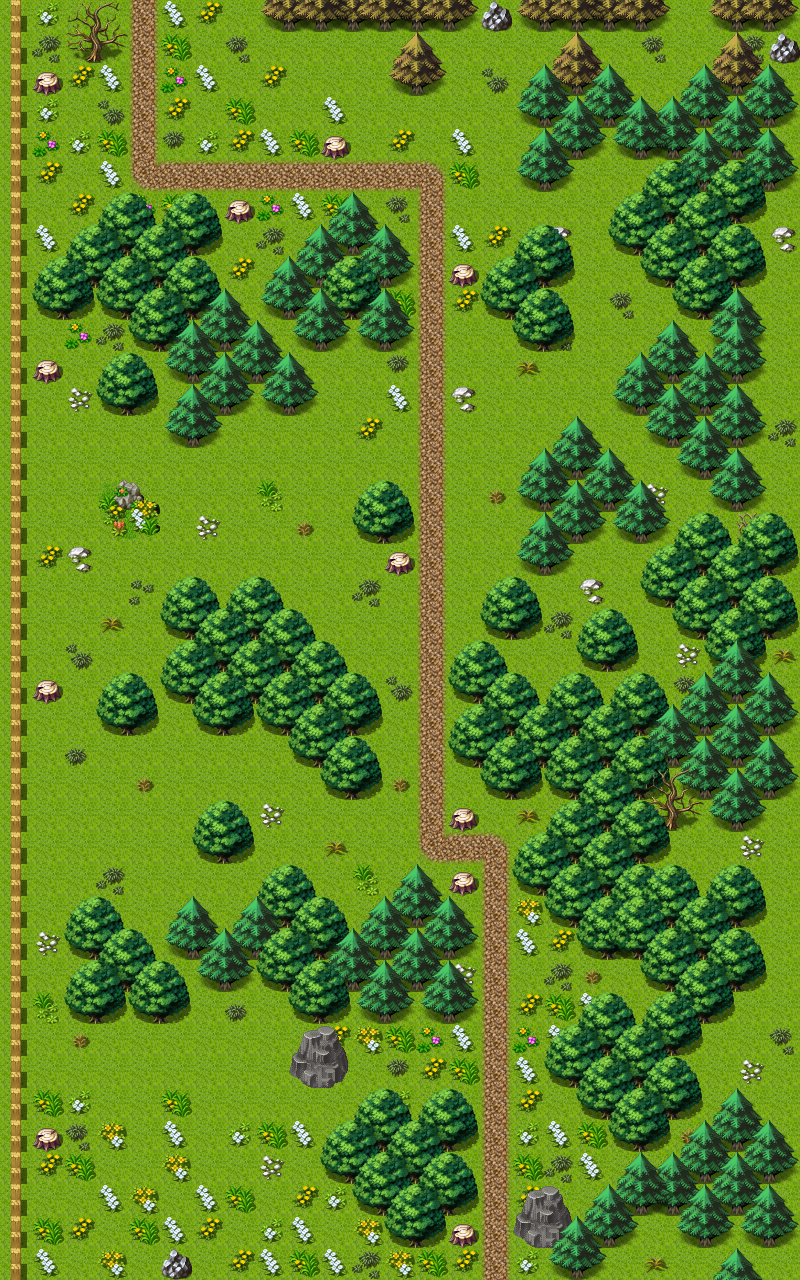

The image is a tile-based game level rendered from a .tmx file. Its description and source (layers, tilesets, objects; grid data summarised) follow:
An orthogonal 25x40 tile map with 32x32 px tiles, 4 tile layers (Ground, Objects, Above, Top), 1 hidden layer not drawn, 60 tilesets and 12 objects (8x spawn, 4x mapchange).

<map version="1.8" tiledversion="1.8.4" orientation="orthogonal" renderorder="right-down" width="25" height="40" tilewidth="32" tileheight="32" infinite="0" nextlayerid="10" nextobjectid="13">
 <properties>
  <property name="outdoors" value="1" />
 </properties>
 <tileset firstgid="1" name="map_bed_1" tilewidth="32" tileheight="32" tilecount="128" columns="16">
  <image source="../drawable/map_bed_1.png" width="512" height="256" />
 </tileset>
 <tileset firstgid="129" name="map_border_1" tilewidth="32" tileheight="32" tilecount="128" columns="16">
  <image source="../drawable/map_border_1.png" width="512" height="256" />
 </tileset>
 <tileset firstgid="257" name="map_bridge_1" tilewidth="32" tileheight="32" tilecount="128" columns="16">
  <image source="../drawable/map_bridge_1.png" width="512" height="256" />
 </tileset>
 <tileset firstgid="385" name="map_bridge_2" tilewidth="32" tileheight="32" tilecount="128" columns="16">
  <image source="../drawable/map_bridge_2.png" width="512" height="256" />
 </tileset>
 <tileset firstgid="513" name="map_broken_1" tilewidth="32" tileheight="32" tilecount="128" columns="16">
  <image source="../drawable/map_broken_1.png" width="512" height="256" />
 </tileset>
 <tileset firstgid="641" name="map_cavewall_1" tilewidth="32" tileheight="32" tilecount="108" columns="18">
  <image source="../drawable/map_cavewall_1.png" width="576" height="192" />
 </tileset>
 <tileset firstgid="749" name="map_cavewall_2" tilewidth="32" tileheight="32" tilecount="108" columns="18">
  <image source="../drawable/map_cavewall_2.png" width="576" height="192" />
 </tileset>
 <tileset firstgid="857" name="map_cavewall_3" tilewidth="32" tileheight="32" tilecount="108" columns="18">
  <image source="../drawable/map_cavewall_3.png" width="576" height="192" />
 </tileset>
 <tileset firstgid="965" name="map_cavewall_4" tilewidth="32" tileheight="32" tilecount="108" columns="18">
  <image source="../drawable/map_cavewall_4.png" width="576" height="192" />
 </tileset>
 <tileset firstgid="1073" name="map_chair_table_1" tilewidth="32" tileheight="32" tilecount="128" columns="16">
  <image source="../drawable/map_chair_table_1.png" width="512" height="256" />
 </tileset>
 <tileset firstgid="1201" name="map_chair_table_2" tilewidth="32" tileheight="32" tilecount="128" columns="16">
  <image source="../drawable/map_chair_table_2.png" width="512" height="256" />
 </tileset>
 <tileset firstgid="1329" name="map_crate_1" tilewidth="32" tileheight="32" tilecount="128" columns="16">
  <image source="../drawable/map_crate_1.png" width="512" height="256" />
 </tileset>
 <tileset firstgid="1457" name="map_cupboard_1" tilewidth="32" tileheight="32" tilecount="128" columns="16">
  <image source="../drawable/map_cupboard_1.png" width="512" height="256" />
 </tileset>
 <tileset firstgid="1585" name="map_curtain_1" tilewidth="32" tileheight="32" tilecount="128" columns="16">
  <image source="../drawable/map_curtain_1.png" width="512" height="256" />
 </tileset>
 <tileset firstgid="1713" name="map_entrance_1" tilewidth="32" tileheight="32" tilecount="128" columns="16">
  <image source="../drawable/map_entrance_1.png" width="512" height="256" />
 </tileset>
 <tileset firstgid="1841" name="map_entrance_2" tilewidth="32" tileheight="32" tilecount="128" columns="16">
  <image source="../drawable/map_entrance_2.png" width="512" height="256" />
 </tileset>
 <tileset firstgid="1969" name="map_fence_1" tilewidth="32" tileheight="32" tilecount="128" columns="16">
  <image source="../drawable/map_fence_1.png" width="512" height="256" />
 </tileset>
 <tileset firstgid="2097" name="map_fence_2" tilewidth="32" tileheight="32" tilecount="128" columns="16">
  <image source="../drawable/map_fence_2.png" width="512" height="256" />
 </tileset>
 <tileset firstgid="2225" name="map_fence_3" tilewidth="32" tileheight="32" tilecount="128" columns="16">
  <image source="../drawable/map_fence_3.png" width="512" height="256" />
 </tileset>
 <tileset firstgid="2353" name="map_fence_4" tilewidth="32" tileheight="32" tilecount="128" columns="16">
  <image source="../drawable/map_fence_4.png" width="512" height="256" />
 </tileset>
 <tileset firstgid="2481" name="map_ground_1" tilewidth="32" tileheight="32" tilecount="128" columns="16">
  <image source="../drawable/map_ground_1.png" width="512" height="256" />
 </tileset>
 <tileset firstgid="2609" name="map_ground_2" tilewidth="32" tileheight="32" tilecount="128" columns="16">
  <image source="../drawable/map_ground_2.png" width="512" height="256" />
 </tileset>
 <tileset firstgid="2737" name="map_ground_3" tilewidth="32" tileheight="32" tilecount="128" columns="16">
  <image source="../drawable/map_ground_3.png" width="512" height="256" />
 </tileset>
 <tileset firstgid="2865" name="map_ground_4" tilewidth="32" tileheight="32" tilecount="128" columns="16">
  <image source="../drawable/map_ground_4.png" width="512" height="256" />
 </tileset>
 <tileset firstgid="2993" name="map_ground_5" tilewidth="32" tileheight="32" tilecount="128" columns="16">
  <image source="../drawable/map_ground_5.png" width="512" height="256" />
 </tileset>
 <tileset firstgid="3121" name="map_ground_6" tilewidth="32" tileheight="32" tilecount="128" columns="16">
  <image source="../drawable/map_ground_6.png" width="512" height="256" />
 </tileset>
 <tileset firstgid="3249" name="map_ground_7" tilewidth="32" tileheight="32" tilecount="128" columns="16">
  <image source="../drawable/map_ground_7.png" width="512" height="256" />
 </tileset>
 <tileset firstgid="3377" name="map_ground_8" tilewidth="32" tileheight="32" tilecount="128" columns="16">
  <image source="../drawable/map_ground_8.png" width="512" height="256" />
 </tileset>
 <tileset firstgid="3505" name="map_house_1" tilewidth="32" tileheight="32" tilecount="128" columns="16">
  <image source="../drawable/map_house_1.png" width="512" height="256" />
 </tileset>
 <tileset firstgid="3633" name="map_house_2" tilewidth="32" tileheight="32" tilecount="128" columns="16">
  <image source="../drawable/map_house_2.png" width="512" height="256" />
 </tileset>
 <tileset firstgid="3761" name="map_indoor_1" tilewidth="32" tileheight="32" tilecount="128" columns="16">
  <image source="../drawable/map_indoor_1.png" width="512" height="256" />
 </tileset>
 <tileset firstgid="3889" name="map_indoor_2" tilewidth="32" tileheight="32" tilecount="128" columns="16">
  <image source="../drawable/map_indoor_2.png" width="512" height="256" />
 </tileset>
 <tileset firstgid="4017" name="map_kitchen_1" tilewidth="32" tileheight="32" tilecount="128" columns="16">
  <image source="../drawable/map_kitchen_1.png" width="512" height="256" />
 </tileset>
 <tileset firstgid="4145" name="map_outdoor_1" tilewidth="32" tileheight="32" tilecount="128" columns="16">
  <image source="../drawable/map_outdoor_1.png" width="512" height="256" />
 </tileset>
 <tileset firstgid="4273" name="map_pillar_1" tilewidth="32" tileheight="32" tilecount="128" columns="16">
  <image source="../drawable/map_pillar_1.png" width="512" height="256" />
 </tileset>
 <tileset firstgid="4401" name="map_pillar_2" tilewidth="32" tileheight="32" tilecount="128" columns="16">
  <image source="../drawable/map_pillar_2.png" width="512" height="256" />
 </tileset>
 <tileset firstgid="4529" name="map_plant_1" tilewidth="32" tileheight="32" tilecount="128" columns="16">
  <image source="../drawable/map_plant_1.png" width="512" height="256" />
 </tileset>
 <tileset firstgid="4657" name="map_plant_2" tilewidth="32" tileheight="32" tilecount="128" columns="16">
  <image source="../drawable/map_plant_2.png" width="512" height="256" />
 </tileset>
 <tileset firstgid="4785" name="map_rock_1" tilewidth="32" tileheight="32" tilecount="128" columns="16">
  <image source="../drawable/map_rock_1.png" width="512" height="256" />
 </tileset>
 <tileset firstgid="4913" name="map_rock_2" tilewidth="32" tileheight="32" tilecount="128" columns="16">
  <image source="../drawable/map_rock_2.png" width="512" height="256" />
 </tileset>
 <tileset firstgid="5041" name="map_roof_1" tilewidth="32" tileheight="32" tilecount="128" columns="16">
  <image source="../drawable/map_roof_1.png" width="512" height="256" />
 </tileset>
 <tileset firstgid="5169" name="map_roof_2" tilewidth="32" tileheight="32" tilecount="128" columns="16">
  <image source="../drawable/map_roof_2.png" width="512" height="256" />
 </tileset>
 <tileset firstgid="5297" name="map_roof_3" tilewidth="32" tileheight="32" tilecount="128" columns="16">
  <image source="../drawable/map_roof_3.png" width="512" height="256" />
 </tileset>
 <tileset firstgid="5425" name="map_shop_1" tilewidth="32" tileheight="32" tilecount="128" columns="16">
  <image source="../drawable/map_shop_1.png" width="512" height="256" />
 </tileset>
 <tileset firstgid="5553" name="map_sign_ladder_1" tilewidth="32" tileheight="32" tilecount="128" columns="16">
  <image source="../drawable/map_sign_ladder_1.png" width="512" height="256" />
 </tileset>
 <tileset firstgid="5681" name="map_table_1" tilewidth="32" tileheight="32" tilecount="128" columns="16">
  <image source="../drawable/map_table_1.png" width="512" height="256" />
 </tileset>
 <tileset firstgid="5809" name="map_trail_1" tilewidth="32" tileheight="32" tilecount="128" columns="16">
  <image source="../drawable/map_trail_1.png" width="512" height="256" />
 </tileset>
 <tileset firstgid="5937" name="map_transition_1" tilewidth="32" tileheight="32" tilecount="128" columns="16">
  <image source="../drawable/map_transition_1.png" width="512" height="256" />
 </tileset>
 <tileset firstgid="6065" name="map_transition_2" tilewidth="32" tileheight="32" tilecount="128" columns="16">
  <image source="../drawable/map_transition_2.png" width="512" height="256" />
 </tileset>
 <tileset firstgid="6193" name="map_transition_3" tilewidth="32" tileheight="32" tilecount="128" columns="16">
  <image source="../drawable/map_transition_3.png" width="512" height="256" />
 </tileset>
 <tileset firstgid="6321" name="map_transition_4" tilewidth="32" tileheight="32" tilecount="128" columns="16">
  <image source="../drawable/map_transition_4.png" width="512" height="256" />
 </tileset>
 <tileset firstgid="6449" name="map_transition_5" tilewidth="32" tileheight="32" tilecount="128" columns="16">
  <image source="../drawable/map_transition_5.png" width="512" height="256" />
 </tileset>
 <tileset firstgid="6577" name="map_tree_1" tilewidth="32" tileheight="32" tilecount="128" columns="16">
  <image source="../drawable/map_tree_1.png" width="512" height="256" />
 </tileset>
 <tileset firstgid="6705" name="map_tree_2" tilewidth="32" tileheight="32" tilecount="128" columns="16">
  <image source="../drawable/map_tree_2.png" width="512" height="256" />
 </tileset>
 <tileset firstgid="6833" name="map_wall_1" tilewidth="32" tileheight="32" tilecount="128" columns="16">
  <image source="../drawable/map_wall_1.png" width="512" height="256" />
 </tileset>
 <tileset firstgid="6961" name="map_wall_2" tilewidth="32" tileheight="32" tilecount="120" columns="15">
  <image source="../drawable/map_wall_2.png" width="480" height="256" />
 </tileset>
 <tileset firstgid="7081" name="map_wall_3" tilewidth="32" tileheight="32" tilecount="120" columns="15">
  <image source="../drawable/map_wall_3.png" width="480" height="256" />
 </tileset>
 <tileset firstgid="7201" name="map_wall_4" tilewidth="32" tileheight="32" tilecount="120" columns="15">
  <image source="../drawable/map_wall_4.png" width="480" height="256" />
 </tileset>
 <tileset firstgid="7321" name="map_window_1" tilewidth="32" tileheight="32" tilecount="128" columns="16">
  <image source="../drawable/map_window_1.png" width="512" height="256" />
 </tileset>
 <tileset firstgid="7449" name="map_window_2" tilewidth="32" tileheight="32" tilecount="128" columns="16">
  <image source="../drawable/map_window_2.png" width="512" height="256" />
 </tileset>
 <layer id="1" name="Ground" width="25" height="40">
  <data>[1000 cells, 1000 non-empty, 1 distinct tile ids]</data>
 </layer>
 <layer id="2" name="Objects" width="25" height="40">
  <data>[1000 cells, 535 non-empty, 43 distinct tile ids]</data>
 </layer>
 <layer id="3" name="Above" width="25" height="40">
  <data>[1000 cells, 287 non-empty, 20 distinct tile ids]</data>
 </layer>
 <layer id="4" name="Top" width="25" height="40">
  <data>[1000 cells, 8 non-empty, 3 distinct tile ids]</data>
 </layer>
 <layer id="5" name="Walkable" width="25" height="40" visible="0">
  <data>[1000 cells, 398 non-empty, 1 distinct tile ids]</data>
 </layer>
 <objectgroup id="6" name="Mapevents">
  <object id="1" name="north" type="mapchange" x="32" y="0" width="224" height="32">
   <properties>
    <property name="map" value="way_to_sullengard_east5" />
    <property name="place" value="south" />
   </properties>
  </object>
  <object id="2" name="south" type="mapchange" x="192" y="1248" width="352" height="32">
   <properties>
    <property name="map" value="way_to_sullengard_east7a" />
    <property name="place" value="north" />
   </properties>
  </object>
  <object id="3" name="south2" type="mapchange" x="32" y="1248" width="128" height="32">
   <properties>
    <property name="map" value="way_to_sullengard_east7a" />
    <property name="place" value="north2" />
   </properties>
  </object>
  <object id="4" name="north_east" type="mapchange" x="672" y="0" width="32" height="32">
   <properties>
    <property name="map" value="way_to_sullengard_east5_filler" />
    <property name="place" value="south" />
   </properties>
  </object>
 </objectgroup>
 <objectgroup id="7" name="Spawn">
  <object id="5" name="poisonous_jitterfly_spawn1" type="spawn" x="32" y="64" width="352" height="128">
   <properties>
    <property name="quantity" value="3" />
    <property name="spawngroup" value="poisonous_jitterfly" />
   </properties>
  </object>
  <object id="6" name="flying_tree_ant_spawn1" type="spawn" x="416" y="64" width="128" height="256">
   <properties>
    <property name="quantity" value="3" />
    <property name="spawngroup" value="flying_tree_ant" />
   </properties>
  </object>
  <object id="7" name="poisonous_jitterfly_spawn2" type="spawn" x="448" y="896" width="96" height="192">
   <properties>
    <property name="quantity" value="2" />
    <property name="spawngroup" value="poisonous_jitterfly" />
   </properties>
  </object>
  <object id="8" name="poisonous_jitterfly_spawn3" type="spawn" x="480" y="1120" width="64" height="64">
   <properties>
    <property name="spawngroup" value="poisonous_jitterfly" />
   </properties>
  </object>
  <object id="9" name="poisonous_jitterfly_spawn4" type="spawn" x="32" y="1088" width="320" height="128">
   <properties>
    <property name="quantity" value="4" />
    <property name="spawngroup" value="poisonous_jitterfly" />
   </properties>
  </object>
  <object id="10" name="flying_tree_ant_spawn2" type="spawn" x="352" y="640" width="96" height="192">
   <properties>
    <property name="quantity" value="2" />
    <property name="spawngroup" value="flying_tree_ant" />
   </properties>
  </object>
  <object id="11" name="yellow_tooth_spawn1" type="spawn" x="192" y="416" width="288" height="160">
   <properties>
    <property name="quantity" value="4" />
    <property name="spawngroup" value="yellow_tooth" />
   </properties>
  </object>
  <object id="12" name="flying_tree_ant_spawn3" type="spawn" x="32" y="832" width="192" height="96">
   <properties>
    <property name="quantity" value="2" />
    <property name="spawngroup" value="flying_tree_ant" />
   </properties>
  </object>
 </objectgroup>
 <objectgroup id="8" name="Keys" />
 <objectgroup id="9" name="Replace" />
</map>
